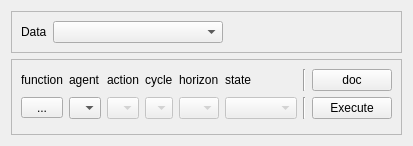
          <widget class="QWidget" name="create_tab">
           <attribute name="title">
            <string>Create</string>
           </attribute>
           <layout class="QVBoxLayout" name="verticalLayout_3">
            <item>
             <widget class="QFrame" name="frame_5">
              <property name="sizePolicy">
               <sizepolicy hsizetype="Preferred" vsizetype="Fixed">
                <horstretch>0</horstretch>
                <verstretch>0</verstretch>
               </sizepolicy>
              </property>
              <property name="frameShape">
               <enum>QFrame::StyledPanel</enum>
              </property>
              <property name="frameShadow">
               <enum>QFrame::Raised</enum>
              </property>
              <layout class="QHBoxLayout" name="horizontalLayout_3">
               <item>
                <widget class="QLabel" name="label_7">
                 <property name="sizePolicy">
                  <sizepolicy hsizetype="Preferred" vsizetype="Fixed">
                   <horstretch>0</horstretch>
                   <verstretch>0</verstretch>
                  </sizepolicy>
                 </property>
                 <property name="text">
                  <string>Data</string>
                 </property>
                </widget>
               </item>
               <item>
                <widget class="QComboBox" name="data_combo">
                 <property name="sizePolicy">
                  <sizepolicy hsizetype="MinimumExpanding" vsizetype="Fixed">
                   <horstretch>0</horstretch>
                   <verstretch>0</verstretch>
                  </sizepolicy>
                 </property>
                </widget>
               </item>
               <item>
                <spacer name="horizontalSpacer_2">
                 <property name="orientation">
                  <enum>Qt::Horizontal</enum>
                 </property>
                 <property name="sizeHint" stdset="0">
                  <size>
                   <width>40</width>
                   <height>20</height>
                  </size>
                 </property>
                </spacer>
               </item>
              </layout>
             </widget>
            </item>
            <item>
             <widget class="QFrame" name="frame_6">
              <property name="sizePolicy">
               <sizepolicy hsizetype="Preferred" vsizetype="Fixed">
                <horstretch>0</horstretch>
                <verstretch>0</verstretch>
               </sizepolicy>
              </property>
              <property name="frameShape">
               <enum>QFrame::StyledPanel</enum>
              </property>
              <property name="frameShadow">
               <enum>QFrame::Raised</enum>
              </property>
              <layout class="QGridLayout" name="gridLayout_3">
               <item row="0" column="0">
                <widget class="QLabel" name="label_8">
                 <property name="text">
                  <string>function</string>
                 </property>
                </widget>
               </item>
               <item row="1" column="5">
                <widget class="QComboBox" name="state_combo">
                 <property name="enabled">
                  <bool>false</bool>
                 </property>
                </widget>
               </item>
               <item row="0" column="1">
                <widget class="QLabel" name="label_4">
                 <property name="text">
                  <string>agent</string>
                 </property>
                </widget>
               </item>
               <item row="1" column="1">
                <widget class="QComboBox" name="agent_combo">
                 <property name="enabled">
                  <bool>true</bool>
                 </property>
                 <property name="sizePolicy">
                  <sizepolicy hsizetype="Ignored" vsizetype="Fixed">
                   <horstretch>0</horstretch>
                   <verstretch>0</verstretch>
                  </sizepolicy>
                 </property>
                </widget>
               </item>
               <item row="0" column="7">
                <widget class="QPushButton" name="query_doc_button">
                 <property name="text">
                  <string>doc</string>
                 </property>
                </widget>
               </item>
               <item row="0" column="6">
                <widget class="Line" name="line_3">
                 <property name="orientation">
                  <enum>Qt::Vertical</enum>
                 </property>
                </widget>
               </item>
               <item row="1" column="3">
                <widget class="QComboBox" name="cycle_combo">
                 <property name="enabled">
                  <bool>false</bool>
                 </property>
                 <property name="sizePolicy">
                  <sizepolicy hsizetype="Ignored" vsizetype="Fixed">
                   <horstretch>0</horstretch>
                   <verstretch>0</verstretch>
                  </sizepolicy>
                 </property>
                </widget>
               </item>
               <item row="1" column="6">
                <widget class="Line" name="line_2">
                 <property name="orientation">
                  <enum>Qt::Vertical</enum>
                 </property>
                </widget>
               </item>
               <item row="1" column="2">
                <widget class="QComboBox" name="action_combo">
                 <property name="enabled">
                  <bool>false</bool>
                 </property>
                 <property name="sizePolicy">
                  <sizepolicy hsizetype="Ignored" vsizetype="Fixed">
                   <horstretch>0</horstretch>
                   <verstretch>0</verstretch>
                  </sizepolicy>
                 </property>
                </widget>
               </item>
               <item row="0" column="4">
                <widget class="QLabel" name="label_5">
                 <property name="text">
                  <string>horizon</string>
                 </property>
                </widget>
               </item>
               <item row="0" column="2">
                <widget class="QLabel" name="label_3">
                 <property name="text">
                  <string>action</string>
                 </property>
                </widget>
               </item>
               <item row="1" column="4">
                <widget class="QComboBox" name="horizon_combo">
                 <property name="enabled">
                  <bool>false</bool>
                 </property>
                 <property name="sizePolicy">
                  <sizepolicy hsizetype="Ignored" vsizetype="Fixed">
                   <horstretch>0</horstretch>
                   <verstretch>0</verstretch>
                  </sizepolicy>
                 </property>
                </widget>
               </item>
               <item row="1" column="0">
                <widget class="QToolButton" name="function_button">
                 <property name="sizePolicy">
                  <sizepolicy hsizetype="Ignored" vsizetype="Fixed">
                   <horstretch>0</horstretch>
                   <verstretch>0</verstretch>
                  </sizepolicy>
                 </property>
                 <property name="text">
                  <string>...</string>
                 </property>
                </widget>
               </item>
               <item row="1" column="7">
                <widget class="QPushButton" name="execute_query_button">
                 <property name="text">
                  <string>Execute</string>
                 </property>
                </widget>
               </item>
               <item row="0" column="3">
                <widget class="QLabel" name="label_9">
                 <property name="text">
                  <string>cycle</string>
                 </property>
                </widget>
               </item>
               <item row="0" column="5">
                <widget class="QLabel" name="label_6">
                 <property name="text">
                  <string>state</string>
                 </property>
                </widget>
               </item>
               <item row="2" column="6">
                <widget class="Line" name="line_4">
                 <property name="orientation">
                  <enum>Qt::Vertical</enum>
                 </property>
                </widget>
               </item>
              </layout>
             </widget>
            </item>
           </layout>
          </widget>
